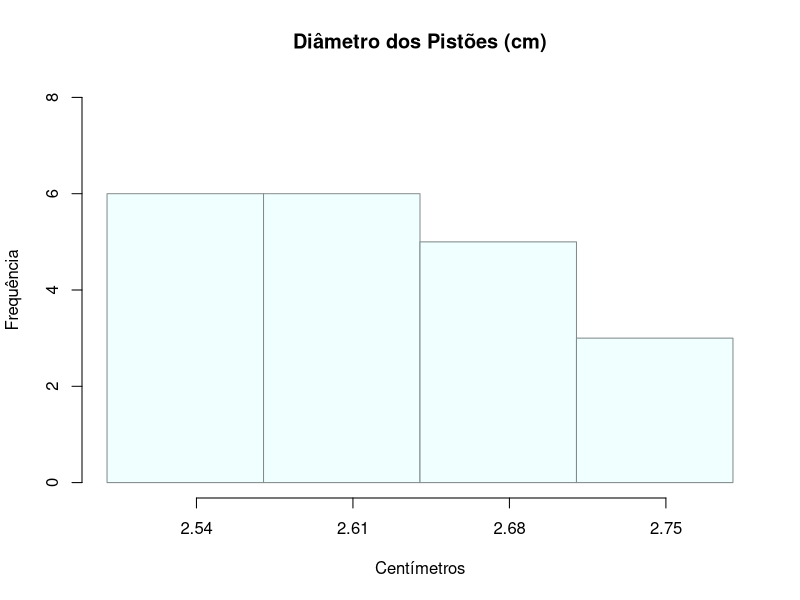
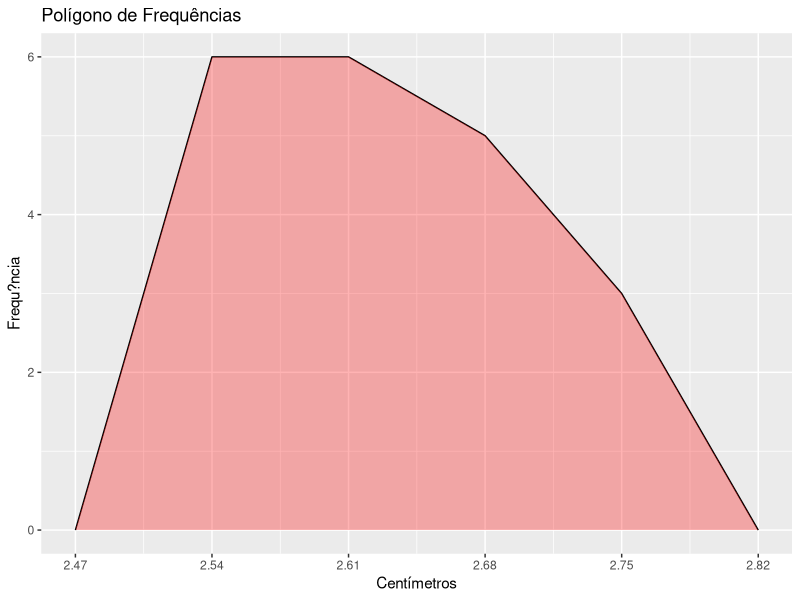

These figures' R source, in order:
#============================================================================
# ESTATÍSTICA - HISTOGRAMAS NO R
# Versão 1.00 (2019) - 11.08.2019
# Autor: Prof. Giovanni Leopoldo Rozza (2019)
#
#============================================================================

# DADOS DE ENTRADA
dados <- c(2.56,2.50,2.62,2.52,2.69,2.53,2.65,2.63,2.61,2.57,2.55,2.59,2.54,2.64,2.68,2.68,2.71,2.74,2.75,2.62) 

# DEFINICAO DAS CLASSES
classes<-c(2.50,seq(2.57,2.78, 0.07)) 

# MONTA GRÁFICO DO HISTOGRAMA CHAMANDO A FUNÇÃO "hist()" do R
 
hist_info<-hist(dados,breaks= classes,main="Diâmetro dos Pistões (cm)", right = FALSE, 
                xlab="Centímetros",ylab="Frequência",border="azure4",ylim=c(0,8),col="azure",xaxt="n" )

# REARRANJA O EIXO X PARA IMPRIMIR OS PONTOS MEDIOS
axis(side=1,c(2.54,2.61,2.68,2.75))


# POLíGONO DE FREQUÊNCIAS USANDO GGPLOT2


library("ggplot2")                       # para instalar o pacote ggplot, escreva o comando install.packages("ggplot2")
                                         # no console do R-Studio ou do R

library("ggplot2")
x<-c(2.47,2.54,2.61,2.68,2.75,2.82)      # pontos médios exemplo pistões
y<-c(0,6,6,5,3,0)                        # frequencia de ocorrências por classes exemplo pistoes
xddf <- data.frame(x=x,y=y)              # cria dataframe (necessario para ggplot)
qplot(x,y,main="Polígono de Frequências",xlab="Centímetros",ylab="Frequ?ncia",data=xddf,geom="line",) +
      geom_ribbon(data=subset(xddf ,x>=2.47 & x<=2.82),aes(ymax=y),ymin=0,fill="red",alpha=0.3) +
      scale_x_continuous(breaks=c(2.47,2.54,2.61,2.68,2.75,2.82) ,
                     labels=c("2.47","2.54","2.61","2.68","2.75","2.82"))




